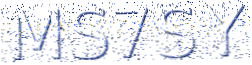
#> input picture raw/2.png, 252 x 65 px, found by its file name
$ python captcha.py   (Python 2 division)
#> lines starting #> are read from the running program, lines starting #| are printed output that depends on the picture; after the words box and inside, x2 and y2 are one past the last pixel; in counts of white or black regions, pixels touching at a corner belong together
from PIL import Image
import numpy as np
import cv2
import os

def medianFiltering(fname):
#> called with fname = '2.png'
    i = Image.open(fname)
#> i is the input picture: PIL image 252x65 RGB; mean R, G, B 231.1, 233.6, 240.8
    iar = np.array(i)
    iarl = iar.tolist()
#> iarl = 65 items

    image_width = len(iar)
#> image_width = 65
    image_height = len(iar[0])
#> image_height = 252

    newList = []

    window_width = 5
    window_height = 5

    edgex = window_width / 2
    edgey = window_height / 2

    for x in xrange(edgex,image_width-edgex):
        temp_x = []
        for y in xrange(edgey,image_height-edgey):
            temp_y = []
            for i in xrange(3):
                window = []
                for fx in xrange(window_width):
                    for fy in xrange(window_height):
                        window.append(iar[x+fx-edgex][y+fy-edgey][i])
                window.sort()
                temp_y.append(window[(window_height * window_width) / 2])

            temp_x.append(temp_y)
        newList.append(temp_x)
#> this loop made 61 passes
#> after the loop, newList = 61 items

    newArray = np.array(newList)
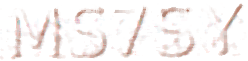
#> newArray: shape (61, 248, 3); mean of channels 0, 1, 2 243.1, 244.1, 248.3; drawn as B, G, R
    img = Image.fromarray(newArray, 'RGB')
    name = fname.split(".")[0]+"_1.png"
    img.save(name)
    return name

def thresholdFilter(fname):
#> called with fname = '2_1.png'
    maxValue = 255
    thresh = 235
    src = cv2.imread(fname,cv2.IMREAD_GRAYSCALE)
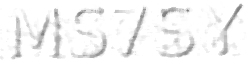
#> src: shape (61, 248); min 122, max 255, mean 244.1
    th, dst = cv2.threshold(src, thresh, maxValue, cv2.THRESH_BINARY_INV)
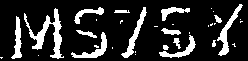
#> dst: shape (61, 248); 17.3% white; 34 white regions (19 under 20 px), largest, box (x1, y1, x2, y2) and area: (24, 8, 64, 59) 600, (217, 4, 243, 56) 312, (121, 7, 147, 58) 288
#> th = 235
    name = fname.split(".")[0]+"_2.png"
    cv2.imwrite(name,dst)

z = medianFiltering("2.png")
thresholdFilter(z)
# [6 lines of commented-out code are left out]

$ run again, with raw/100.png copied over raw/2.png
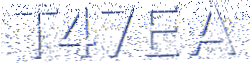
#> input picture raw/100.png, 252 x 65 px, found by its file name
#> in medianFiltering, i is the input picture: PIL image 252x65 RGB; mean R, G, B 231.2, 233.7, 240.8
#> iarl = 65 items
#> image_width = 65
#> image_height = 252
#> the loop in medianFiltering, `for x in xrange(edgex,image_width-edgex):` made 61 passes
#> after the loop in medianFiltering, `for x in xrange(edgex,image_width-edgex):`: newList = 61 items
#> in thresholdFilter, `src = cv2.imread(fname,cv2.IMREAD_GRAYSCALE)`:
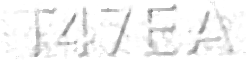
#> src: shape (61, 248); min 120, max 255, mean 244.6
#> in thresholdFilter, `th, dst = cv2.threshold(src, thresh, maxValue, cv2.THRESH_BINARY_INV)`:
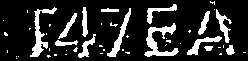
#> dst: shape (61, 248); 17% white; 49 white regions (35 under 20 px), largest, box (x1, y1, x2, y2) and area: (144, 23, 179, 57) 451, (30, 7, 57, 57) 374, (107, 8, 131, 57) 265
#> th = 235
